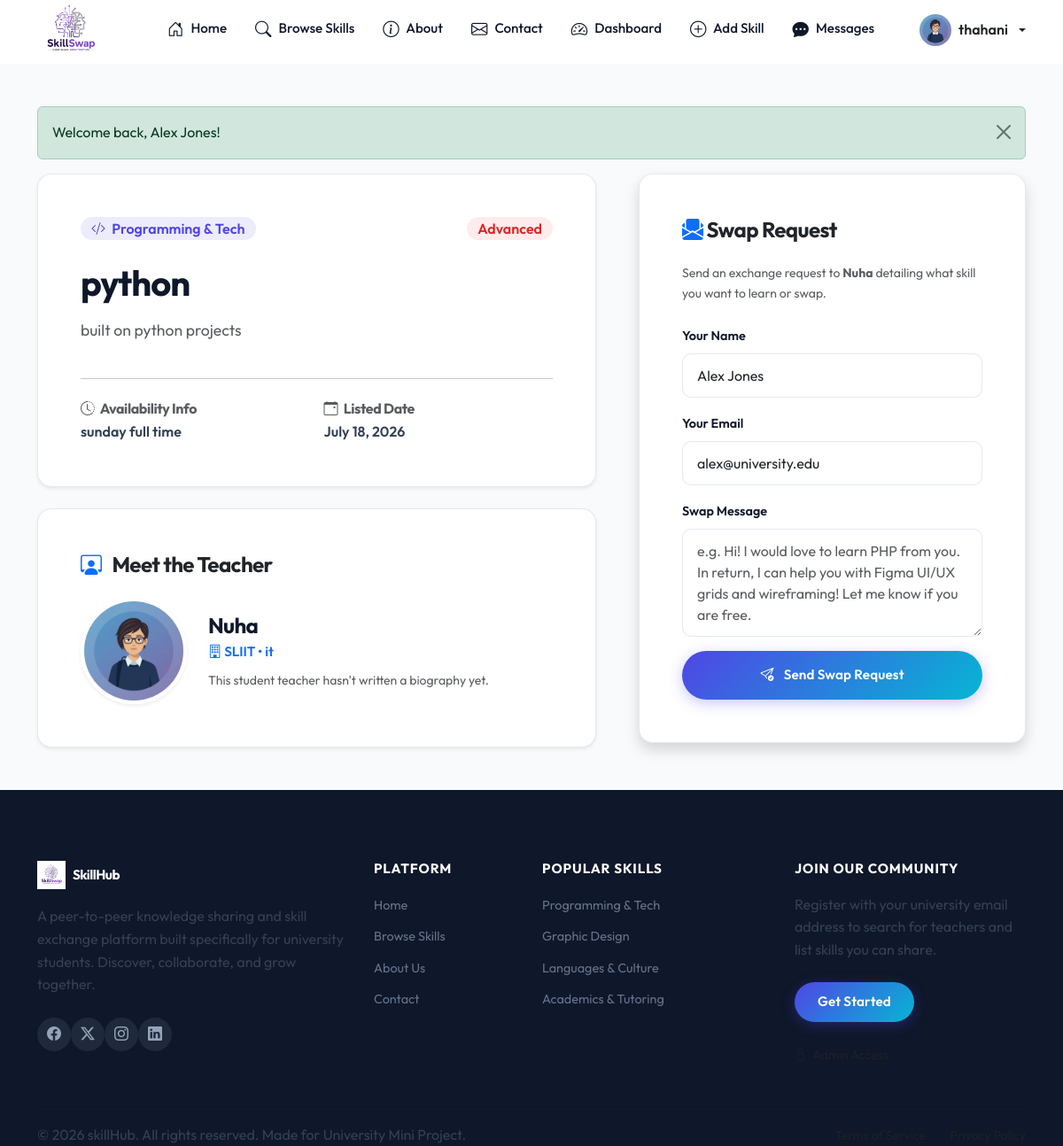
Screenshot of /skill-details.php?id=22 (signed in) with the database file from the repository.
### tables this page shows
CREATE TABLE `users` (
  `id` int(11) NOT NULL,
  `username` varchar(50) NOT NULL,
  `email` varchar(100) NOT NULL,
  `password` varchar(255) NOT NULL,
  `name` varchar(100) NOT NULL,
  `university` varchar(150) DEFAULT NULL,
  `department` varchar(150) DEFAULT NULL,
  `bio` text DEFAULT NULL,
  `skills_teach` text DEFAULT NULL,
  `skills_learn` text DEFAULT NULL,
  `profile_photo` varchar(255) DEFAULT 'default-profile.png',
  `created_at` timestamp NOT NULL DEFAULT current_timestamp()
);

CREATE TABLE `skills` (
  `id` int(11) NOT NULL,
  `user_id` int(11) NOT NULL,
  `title` varchar(100) NOT NULL,
  `description` text NOT NULL,
  `category_id` int(11) NOT NULL,
  `level` enum('Beginner','Intermediate','Advanced') NOT NULL,
  `availability` varchar(100) NOT NULL,
  `created_at` timestamp NOT NULL DEFAULT current_timestamp()
);

CREATE TABLE `categories` (
  `id` int(11) NOT NULL,
  `name` varchar(50) NOT NULL,
  `icon` varchar(50) DEFAULT 'bi-code-slash'
);

### skill-details.php (the view, shortened to what this page needs)
<?php
require_once 'includes/db.php';
require_once 'includes/auth.php';
$skill_id = isset($_GET['id']) ? (int)$_GET['id'] : 0;
$skill = null;
try {
    $stmt = $pdo->prepare("SELECT s.*, u.name as teacher_name, u.email as teacher_email, u.university as teacher_uni,
                                  u.department as teacher_dept, u.bio as teacher_bio, u.profile_photo as teacher_photo,
                                  c.name as category_name, c.icon as category_icon
                           FROM skills s
                           JOIN users u ON s.user_id = u.id
                           JOIN categories c ON s.category_id = c.id
                           WHERE s.id = ?");
    $stmt->execute([$skill_id]);
    $skill = $stmt->fetch();
} catch (PDOException $e) {
}
$is_owner = isLoggedIn() && ($_SESSION['user_id'] == $skill['user_id']);
$logged_user = isLoggedIn() ? getLoggedInUser($pdo) : null;
$prefill_name = $logged_user ? $logged_user['name'] : '';
$prefill_email = $logged_user ? $logged_user['email'] : '';
require_once 'includes/header.php';
require_once 'includes/navbar.php';
?>
<div class="container my-5">
    <div class="row g-5">
        <div class="col-lg-7">
            <div class="card card-premium p-4 p-md-5 bg-white shadow-sm mb-4">
                <div class="d-flex justify-content-between align-items-center mb-4">
                    <span class="badge badge-custom badge-category fs-6">
                        <i class="bi <?php echo htmlspecialchars($skill['category_icon']); ?> me-1"></i> <?php echo htmlspecialchars($skill['category_name']); ?>
                    </span>
                    <span class="badge badge-custom badge-level-<?php echo strtolower($skill['level']); ?> fs-6"><?php echo htmlspecialchars($skill['level']); ?></span>
                </div>
                <h1 class="fw-bold mb-3"><?php echo htmlspecialchars($skill['title']); ?></h1>
                <p class="text-muted leading-relaxed" style="font-size: 1.1rem; white-space: pre-line;"><?php echo htmlspecialchars($skill['description']); ?></p>
                <hr class="my-4">
                <div class="row g-3">
                    <div class="col-sm-6">
                        <h6 class="text-muted mb-1"><i class="bi bi-clock-history me-1"></i> Availability Info</h6>
                        <p class="fw-semibold mb-0"><?php echo htmlspecialchars($skill['availability']); ?></p>
                    </div>
                    <div class="col-sm-6">
                        <h6 class="text-muted mb-1"><i class="bi bi-calendar-event me-1"></i> Listed Date</h6>
                        <p class="fw-semibold mb-0"><?php echo date("F d, Y", strtotime($skill['created_at'])); ?></p>
                    </div>
                </div>
            </div>
            <div class="card card-premium p-4 p-md-5 bg-white shadow-sm">
                <h4 class="fw-bold mb-4 text-dark"><i class="bi bi-person-workspace text-primary me-2"></i> Meet the Teacher</h4>
                <div class="d-flex flex-column flex-sm-row gap-4 align-items-center text-center text-sm-start">
                    <img src="assets/uploads/<?php echo htmlspecialchars($skill['teacher_photo'] ? $skill['teacher_photo'] : 'default-profile.png'); ?>" alt="Teacher Profile" class="avatar-profile shadow-sm">
                    <div>
                        <h4 class="fw-bold mb-1"><?php echo htmlspecialchars($skill['teacher_name']); ?></h4>
                        <p class="text-primary mb-2 fw-semibold" style="font-size: 0.95rem;">
                            <i class="bi bi-building"></i> <?php echo htmlspecialchars($skill['teacher_uni']); ?> &bull; <?php echo htmlspecialchars($skill['teacher_dept']); ?>
                        </p>
                        <p class="text-muted small mb-0"><?php echo htmlspecialchars($skill['teacher_bio'] ? $skill['teacher_bio'] : "This student teacher hasn't written a biography yet."); ?></p>
                    </div>
                </div>
            </div>
        </div>
        <div class="col-lg-5">
            <?php if ($is_owner): ?>
                <div class="card card-premium p-4 text-center bg-light border-warning">
                    <div class="fs-1 text-warning mb-3"><i class="bi bi-info-circle-fill"></i></div>
                    <h5 class="fw-bold">Your Listing</h5>
                    <p class="text-muted small">This is your own skill listing. If you want to modify this card description, please visit your dashboard or edit the skill directly.</p>
                    <a href="add-skill.php?id=<?php echo $skill['id']; ?>" class="btn btn-premium btn-sm w-100 mt-2">
                        <i class="bi bi-pencil-square me-1"></i> Edit Listing
                    </a>
                </div>
            <?php else: ?>
                <div class="card card-premium p-4 p-md-5 bg-white shadow">
                    <h4 class="fw-bold mb-4 text-dark"><i class="bi bi-envelope-paper-fill text-primary"></i> Swap Request</h4>
                    <p class="text-muted small mb-4">Send an exchange request to <strong><?php echo htmlspecialchars($skill['teacher_name']); ?></strong> detailing what skill you want to learn or swap.</p>
                    <form action="skill-details.php?id=<?php echo $skill['id']; ?>" method="POST">
                        <div class="mb-3">
                            <label for="sender_name" class="form-label form-label-premium">Your Name</label>
                            <input type="text" name="sender_name" id="sender_name" class="form-control form-control-premium" placeholder="e.g. David Lee" value="<?php echo htmlspecialchars($prefill_name); ?>" required>
                        </div>
                        <div class="mb-3">
                            <label for="sender_email" class="form-label form-label-premium">Your Email</label>
                            <input type="email" name="sender_email" id="sender_email" class="form-control form-control-premium" placeholder="e.g. david@university.edu" value="<?php echo htmlspecialchars($prefill_email); ?>" required>
                        </div>
                        <div class="mb-3">
                            <label for="message" class="form-label form-label-premium">Swap Message</label>
                            <textarea name="message" id="message" rows="4" class="form-control form-control-premium" placeholder="e.g. Hi! I would love to learn PHP from you. In return, I can help you with Figma UI/UX grids and wireframing! Let me know if you are free." required></textarea>
                        </div>
                        <button type="submit" class="btn btn-premium w-100 py-3">
                            <i class="bi bi-send-check me-2"></i> Send Swap Request
                        </button>
                    </form>
                </div>
            <?php endif; ?>
        </div>
    </div>
</div>
<?php require_once 'includes/footer.php'; ?>

### includes/navbar.php (shortened to what this page needs)
<?php
$base_path = isset($base_path) ? $base_path : '';
require_once __DIR__ . '/auth.php';
require_once __DIR__ . '/db.php';
$current_user = null;
if (isLoggedIn()) {
    $current_user = getLoggedInUser($pdo);
}
?>
<nav class="navbar navbar-expand-lg navbar-custom sticky-top">
    <div class="container">
        <a class="navbar-brand navbar-brand-custom d-flex align-items-center" href="<?php echo $base_path; ?>index.php">
            <img src="<?php echo $base_path; ?>assets/img/logo2.jpeg" alt="SkillSwap Logo" style="height: 75px; width: auto; object-fit: contain;">
        </a>
        <div class="collapse navbar-collapse" id="navbarNav">
            <ul class="navbar-nav ms-lg-5 me-auto mb-2 mb-lg-0 align-items-lg-center gap-3">
                <?php if (isAdminLoggedIn()): ?>
                    <li class="nav-item">
                        <a class="nav-link nav-link-custom" href="<?php echo $base_path; ?>admin/dashboard.php">Dashboard</a>
                    </li>
                    <li class="nav-item">
                        <a class="nav-link nav-link-custom" href="<?php echo $base_path; ?>admin/users.php">Users</a>
                    </li>
                    <li class="nav-item">
                        <a class="nav-link nav-link-custom" href="<?php echo $base_path; ?>admin/skills.php">Skills</a>
                    </li>
                    <li class="nav-item">
                        <a class="nav-link nav-link-custom" href="<?php echo $base_path; ?>admin/categories.php">Categories</a>
                    </li>
                    <li class="nav-item">
                        <a class="nav-link nav-link-custom" href="<?php echo $base_path; ?>admin/requests.php">Requests</a>
                    </li>
                <?php else: ?>
                    <li class="nav-item">
                        <a class="nav-link nav-link-custom" href="<?php echo $base_path; ?>index.php">
                            <i class="bi bi-house-door"></i> Home
                        </a>
                    </li>
                    <li class="nav-item">
                        <a class="nav-link nav-link-custom" href="<?php echo $base_path; ?>browse-skills.php">
                            <i class="bi bi-search"></i> Browse Skills
                        </a>
                    </li>
                    <li class="nav-item">
                        <a class="nav-link nav-link-custom" href="<?php echo $base_path; ?>about.php">
                            <i class="bi bi-info-circle"></i> About
                        </a>
                    </li>
                    <li class="nav-item">
                        <a class="nav-link nav-link-custom" href="<?php echo $base_path; ?>contact.php">
                            <i class="bi bi-envelope"></i> Contact
                        </a>
                    </li>
                    <?php if (isLoggedIn()): ?>
                        <li class="nav-item">
                            <a class="nav-link nav-link-custom" href="<?php echo $base_path; ?>dashboard.php">
                                <i class="bi bi-speedometer2"></i> Dashboard
                            </a>
                        </li>
                        <li class="nav-item">
                            <a class="nav-link nav-link-custom" href="<?php echo $base_path; ?>add-skill.php">
                                <i class="bi bi-plus-circle"></i> Add Skill
                            </a>
                        </li>
                        <li class="nav-item">
                            <a class="nav-link nav-link-custom position-relative" href="<?php echo $base_path; ?>messages.php">
                                <i class="bi bi-chat-dots-fill"></i> Messages
                            </a>
                        </li>
                    <?php endif; ?>
                <?php endif; ?>
            </ul>
            <div class="d-flex align-items-center gap-3 ms-auto">
                <?php if (isAdminLoggedIn()): ?>
                    <span class="badge bg-danger">Admin Mode</span>
                    <a href="<?php echo $base_path; ?>logout.php" class="btn btn-premium-outline py-2 px-4">Logout</a>
                <?php elseif (isLoggedIn() && $current_user): ?>
                    <div class="dropdown">
                        <a class="d-flex align-items-center gap-2 text-decoration-none dropdown-toggle text-dark" href="#" role="button" id="profileDropdown" data-bs-toggle="dropdown" aria-expanded="false">
                            <?php
                            $photo_src = $base_path . 'assets/uploads/' . ($current_user['profile_photo'] ? $current_user['profile_photo'] : 'default-profile.png');
                            ?>
                            <img src="<?php echo $photo_src; ?>" alt="Profile" class="avatar-nav">
                            <span class="fw-semibold d-none d-sm-inline"><?php echo htmlspecialchars($current_user['username']); ?></span>
                        </a>
                    </div>
                <?php else: ?>
                    <a href="<?php echo $base_path; ?>login.php" class="btn btn-premium-outline py-2 px-4">Log In</a>
                    <a href="<?php echo $base_path; ?>register.php" class="btn btn-premium py-2 px-4">Sign Up</a>
                <?php endif; ?>
            </div>
        </div>
    </div>
</nav>

### rows the page displays
users: profile_photo (placeholder picture), username "thahani", sender_name "Alex Jones", sender_email "alex@university.edu"
skills: category.name "Programming & Tech", level "Advanced", title "python", description "built on python projects", availability "sunday full time", created_at "July 18, 2026", user.profile_photo (placeholder picture), user.name "Nuha", user.university "SLIIT", user.department "it", user.bio "This student teacher hasn't written a biography yet."

### other values shown
$msg['text'] "Welcome back, Alex Jones!"
